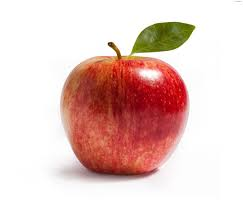
%> input picture Training_Images/apple_1.jpg, 243 x 207 px
$ octave Texture_Analysis.m   (GNU Octave 9; MATLAB toolbox functions it lacks are replaced by stand-ins)
%> lines starting %> are read from the running program, lines starting %| are printed output that depends on the picture
### Compute_Texture_Energy.m
% CSE 803: Meal Recognition Project
% Authors: Vince Fasburg, Bonnie Reiff, Josh Thomas
% Filename: Compute_Texture_Energy.m

%% Compute_Texture_Energy: Helper function to the Perform_Texture_Analysis
%        function. Computes the texture energy map for the specified image
%        and mask.
% Input : img, the double type r x c preprocessed grayscale image (2D matrix)
%         mask, 5x5 mask to be applied to the preprocessed image
% Output: energy_map, the r x c matrix of texture energy values for the
%                     original image corresponding to the given mask
function [ energy_map ] = Compute_Texture_Energy( img, mask )

    %% Filter the image using the specified mask

    % Pad the edges with 2 extra rows/columns for the 5 x 5 mask
    % using the values on the image boundary
    padded_filter_img = img;
    top_row = padded_filter_img(1, :);
    bottom_row = padded_filter_img(end, :);
    padded_filter_img = [ top_row; top_row; padded_filter_img; bottom_row; bottom_row ];
    first_col = padded_filter_img(:, 1);
    last_col = padded_filter_img(:, end);
    padded_filter_img = [ first_col first_col padded_filter_img last_col last_col ];

    % Apply the mask to each 5 x 5 neighborhood
    F = img;
    for r = 1:size(img, 1)
        for c = 1:size(img, 2)
            for i = 1:5
                for j = 1:5
                    F(r, c) = F(r, c) + padded_filter_img(r + i - 1, c + j - 1) * mask(i, j);
                end
            end
        end
    end


    %% Compute the texture energy for each pixel in the image

    % Initialize window size variables
    window_size = 9.0; % Using a 9 x 9 window for each image
    half_size = floor(window_size / 2.0);
    % Pad the edges with extra rows/columns using the values on the
    % image boundary
    padded_energy_img = F;
    top_row = padded_energy_img(1, :);
    bottom_row = padded_energy_img(end, :);
    for i = 1:half_size
        padded_energy_img = [ top_row; padded_energy_img; bottom_row ];
    end
    first_col = padded_energy_img(:, 1);
    last_col = padded_energy_img(:, end);
    for i = 1:half_size
        padded_energy_img = [ first_col padded_energy_img last_col ];
    end

    % Sum the absolute value of the pixels in each neighborhood
    energy_map = F;
    for r = 1:size(F, 1)
        for c = 1:size(F, 2)
            energy = 0;
            for i = (r - half_size):(r + half_size)
                for j = (c - half_size):(c + half_size)
                    energy = energy + ...
                        abs(padded_energy_img(i + half_size, j + half_size));
                end
            end
            energy_map(r, c) = energy;
        end
    end

end

### Texture_Analysis.m
% CSE 803: Meal Recognition Project
% Authors: Vince Fasburg, Bonnie Reiff, Josh Thomas
% Filename: Texture_Analysis.m
% Description: TODO

clear; % Clear the variable workspace

%% Read in the image to the script
% TODO: run the script for every image in the training data set and
% report all results at once
image = imread('Training_Images/apple_1.jpg', 'jpg');
%> image is the input picture: size 207x243x3 uint8; mean R, G, B 230.7, 202, 196.8

%% Create the initial 5 texture masks
level  = [ 1 4 6 4 1 ];   % Center-weighted local average
edge   = [ -1 -2 0 2 1 ]; % Row or column step edge detector
spot   = [ -1 0 2 0 -1 ]; % Spot detector
ripple = [ 1 -4 6 -4 1 ]; % Ripple detector

%% Multiply each pair of texture masks to create 2D convolution masks and
%  store the masks in a matrix
Convolution_Masks = zeros(5, 5, 16);

Convolution_Masks(:,:,1) = level' * level;    %L5L5
Convolution_Masks(:,:,2) = level' * edge;     %L5E5
Convolution_Masks(:,:,3) = level' * spot;     %L5S5
Convolution_Masks(:,:,4) = level' * ripple;   %L5R5

Convolution_Masks(:,:,5) = edge' * level;     %E5L5
Convolution_Masks(:,:,6) = edge' * edge;      %E5E5
Convolution_Masks(:,:,7) = edge' * spot;      %E5S5
Convolution_Masks(:,:,8) = edge' * ripple;    %E5R5

Convolution_Masks(:,:,9)  = spot' * level;    %S5L5
Convolution_Masks(:,:,10) = spot' * edge;     %S5E5
Convolution_Masks(:,:,11) = spot' * spot;     %S5S5
Convolution_Masks(:,:,12) = spot' * ripple;   %S5R5

Convolution_Masks(:,:,13) = ripple' * level;  %R5L5
Convolution_Masks(:,:,14) = ripple' * edge;   %R5E5
Convolution_Masks(:,:,15) = ripple' * spot;   %R5S5
Convolution_Masks(:,:,16) = ripple' * ripple; %R5R5

%% Perform image preprocessing to remove the effects of illumination
% Convert the image to grayscale
image = rgb2gray(image);
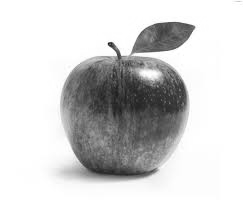
%> image: size 207x243 uint8; min 21, max 255, mean 209.9
% Convert all values to doubles to make the preprocessing more exact
% Results in all values between 0 and 1
image = im2double(image);
%> image: size 207x243 double

%% Apply each of the masks to the pre-processed image
%  Note: Storage may take an obnoxious amount of space depending on the
%        size of the image
Texture_Energy_Maps = zeros(size(image, 1), size(image, 2), 16);
for i = 1:16
%> (the run ends here)
